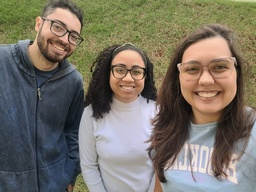
#> input picture Prova PI/Prova PI/img/grama.jpg, 256 x 192 px, shrunk from 800 x 600 before the run, found by its file name
$ python grama.py
#> lines starting #> are read from the running program, lines starting #| are printed output that depends on the picture; after the words box and inside, x2 and y2 are one past the last pixel; in counts of white or black regions, pixels touching at a corner belong together
import cv2
import numpy as np

# lê uma imagem
img = cv2.imread('./img/grama.jpg')  # Grama
#> img is the input picture: shape (192, 256, 3); mean B, G, R 102.5, 114.6, 120.5

gaus = cv2.GaussianBlur(img, (9, 9), 9)
# define uma matriz de cor zero (preto) de mesmo tamanho da imagem original
mascara = np.zeros(img.shape[:2], dtype="uint8")
diferenca = np.zeros(img.shape[:2], dtype="uint8")
complemento = np.zeros(img.shape[:2], dtype="uint8")

# converto em cada canal
b = img[:, :, 0]
g = img[:, :, 1]
r = img[:, :, 2]
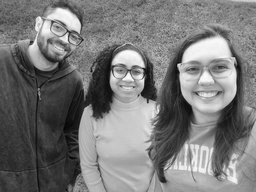
#> r: shape (192, 256); min 0, max 255, mean 120.5

diferenca = b - r
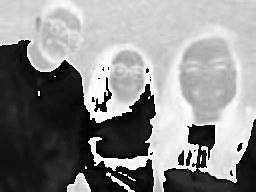
#> diferenca: shape (192, 256); min 0, max 255, mean 139.3

v = []
for i in range(10, 50, 1):
    v.append(i)

for x in range(1, diferenca.shape[0] - 1, 1):
    for y in range(1, diferenca.shape[1] - 1, 1):
        if diferenca[x, y] in v:
            if ((diferenca[x - 1, y - 1] in v) or
                    (diferenca[x - 1, y] in v) or
                    (diferenca[x - 1, y + 1] in v) or
                    (diferenca[x, y - 1] in v) or
                    (diferenca[x, y + 1] in v) or
                    (diferenca[x + 1, y - 1] in v) or
                    (diferenca[x + 1, y] in v) or
                    (diferenca[x + 1, y + 1] in v)):
                mascara[x, y] = 255
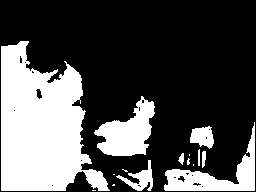
#> mascara: shape (192, 256); 31.3% white; 15 white regions (7 under 20 px), largest, box (x1, y1, x2, y2) and area: (1, 41, 110, 191) 10501, (94, 96, 155, 156) 2006, (164, 122, 255, 191) 1885

complemento = 255 - (g + 110)
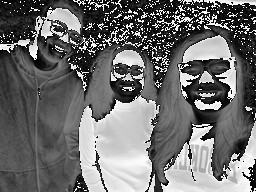
#> complemento: shape (192, 256); min 0, max 255, mean 109.7

v = []
for i in range(90, 100, 1):
    v.append(i)

for x in range(1, complemento.shape[0] - 1, 1):
    for y in range(1, complemento.shape[1] - 1, 1):
        if complemento[x, y] in v:
            if ((complemento[x - 1, y - 1] in v) or
                    (complemento[x - 1, y] in v) or
                    (complemento[x - 1, y + 1] in v) or
                    (complemento[x, y - 1] in v) or
                    (complemento[x, y + 1] in v) or
                    (complemento[x + 1, y - 1] in v) or
                    (complemento[x + 1, y] in v) or
                    (complemento[x + 1, y + 1] in v)):
                mascara[x, y] = 255
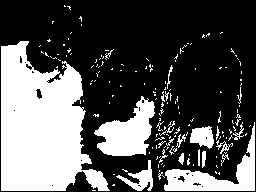
#> mascara: shape (192, 256); 33.6% white; 163 white regions (142 under 20 px), largest, box (x1, y1, x2, y2) and area: (1, 41, 110, 191) 10566, (94, 96, 155, 156) 2008, (164, 122, 255, 191) 1885

# Converter a imagem para o espaço de cores HSV
imagem_hsv = cv2.cvtColor(gaus, cv2.COLOR_BGR2HSV)
#> imagem_hsv: shape (192, 256, 3); mean H, S, V 57.8, 71, 129

# Definir a faixa de tons de pele na escala HSV
tom_de_pele_min = np.array([0, 10, 20], dtype=np.uint8)
tom_de_pele_max = np.array([20, 255, 255], dtype=np.uint8)

# Criar uma máscara usando a faixa de tons de pele
mask = cv2.inRange(imagem_hsv, tom_de_pele_min, tom_de_pele_max)
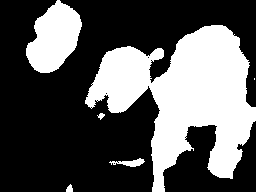
#> mask: shape (192, 256); 34.7% white; 6 white regions (1 under 20 px), largest, box (x1, y1, x2, y2) and area: (85, 25, 256, 192) 14175, (26, 0, 82, 73) 2647, (109, 158, 145, 167) 156, (66, 184, 73, 192) 40, (97, 113, 105, 120) 30

# Extrair a parte da imagem que corresponde à pele
pele = cv2.bitwise_and(img, img, mask=mask)

# faz uma operação and da imagem com a imagem de acordo a máscara
roupa = cv2.bitwise_and(img, img, mask=mascara)

mascara = cv2.bitwise_or(pele, roupa)
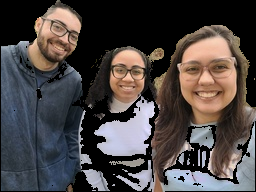
#> mascara: shape (192, 256, 3); mean B, G, R 67.6, 68.7, 75.1
# cv2.imwrite("grama.jpeg", mascara)
# mostra a imagem após aplicar a máscar
cv2.imshow("Máscara aplicada à imagem", mascara)

cv2.waitKey(0)

$ run again, with Prova PI/Prova PI/img/elevador.jpg copied over Prova PI/Prova PI/img/grama.jpg
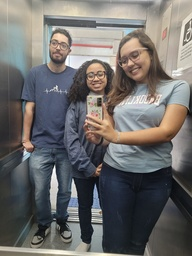
#> input picture Prova PI/Prova PI/img/elevador.jpg, 192 x 256 px, shrunk from 600 x 800 before the run, found by its file name
#> img is the input picture: shape (256, 192, 3); mean B, G, R 106.5, 107.9, 109.9
#> after the loop `for x in range(1, diferenca.shape[0] - 1, 1):`:
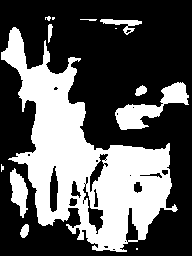
#> mascara: shape (256, 192); 35.9% white; 13 white regions (5 under 20 px), largest, box (x1, y1, x2, y2) and area: (1, 27, 178, 252) 15256, (115, 82, 189, 130) 1304, (10, 168, 28, 218) 528
#> imagem_hsv: shape (256, 192, 3); mean H, S, V 63.4, 43.1, 117.3
#> mask: shape (256, 192); 29.3% white; 64 white regions (54 under 20 px), largest, box (x1, y1, x2, y2) and area: (48, 0, 192, 149) 11698, (0, 99, 35, 157) 1449, (145, 216, 174, 256) 323
#> `mascara = cv2.bitwise_or(pele, roupa)`:
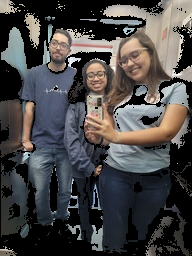
#> mascara: shape (256, 192, 3); mean B, G, R 70, 70.2, 72.2

$ run again, with Prova PI/Prova PI/img/escada.jpg copied over Prova PI/Prova PI/img/grama.jpg
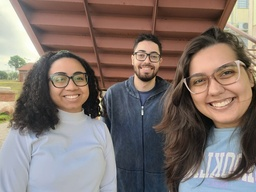
#> input picture Prova PI/Prova PI/img/escada.jpg, 256 x 192 px, shrunk from 800 x 600 before the run, found by its file name
#> img is the input picture: shape (192, 256, 3); mean B, G, R 109.5, 115.3, 128.8
#> after the loop `for x in range(1, diferenca.shape[0] - 1, 1):`:
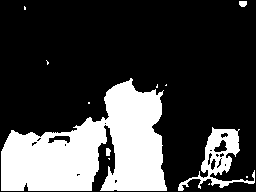
#> mascara: shape (192, 256); 25.9% white; 12 white regions (8 under 20 px), largest, box (x1, y1, x2, y2) and area: (1, 78, 167, 191) 11210, (178, 127, 255, 191) 1423, (239, 1, 247, 7) 42, (106, 148, 111, 156) 33
#> imagem_hsv: shape (192, 256, 3); mean H, S, V 46.3, 67.7, 136.2
#> mask: shape (192, 256); 56.8% white; 16 black regions (10 under 20 px), largest, box (x1, y1, x2, y2) and area: (0, 0, 169, 192) 17020, (175, 122, 256, 192) 2995, (229, 0, 256, 35) 754, (217, 29, 251, 52) 259, (19, 0, 34, 15) 118, (35, 28, 43, 35) 37
#> `mascara = cv2.bitwise_or(pele, roupa)`:
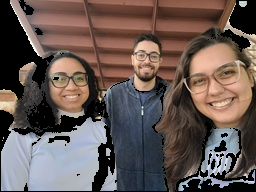
#> mascara: shape (192, 256, 3); mean B, G, R 83.6, 88.1, 102.2

$ run again, with Prova PI/Prova PI/img/mural.jpg copied over Prova PI/Prova PI/img/grama.jpg
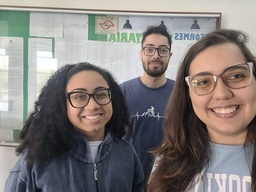
#> input picture Prova PI/Prova PI/img/mural.jpg, 256 x 192 px, shrunk from 800 x 600 before the run, found by its file name
#> img is the input picture: shape (192, 256, 3); mean B, G, R 122.2, 124.6, 130.7
#> imagem_hsv: shape (192, 256, 3); mean H, S, V 61.1, 44, 137.1
#> mask: shape (192, 256); 38% white; 34 white regions (29 under 20 px), largest, box (x1, y1, x2, y2) and area: (49, 0, 256, 192) 13408, (63, 67, 116, 142) 2970, (137, 30, 173, 88) 1523, (0, 131, 27, 181) 613, (247, 172, 256, 192) 106
#> `mascara = cv2.bitwise_or(pele, roupa)`:
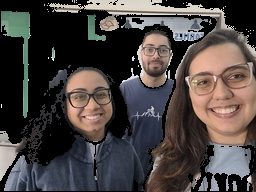
#> mascara: shape (192, 256, 3); mean B, G, R 65, 66.6, 73.1
